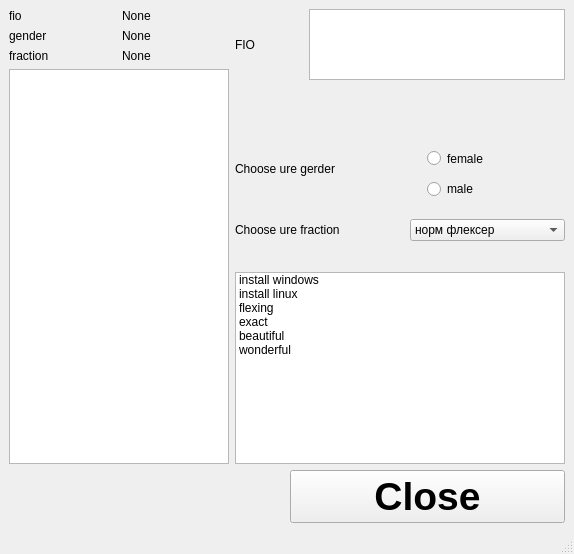
<?xml version="1.0" encoding="UTF-8"?>
<ui version="4.0">
 <class>MainWindow</class>
 <widget class="QMainWindow" name="MainWindow">
  <property name="enabled">
   <bool>true</bool>
  </property>
  <property name="geometry">
   <rect>
    <x>0</x>
    <y>0</y>
    <width>574</width>
    <height>554</height>
   </rect>
  </property>
  <property name="sizePolicy">
   <sizepolicy hsizetype="Expanding" vsizetype="Expanding">
    <horstretch>0</horstretch>
    <verstretch>0</verstretch>
   </sizepolicy>
  </property>
  <property name="maximumSize">
   <size>
    <width>574</width>
    <height>554</height>
   </size>
  </property>
  <property name="baseSize">
   <size>
    <width>574</width>
    <height>200</height>
   </size>
  </property>
  <property name="windowTitle">
   <string>MainWindow</string>
  </property>
  <property name="styleSheet">
   <string notr="true"/>
  </property>
  <widget class="QWidget" name="centralwidget">
   <layout class="QGridLayout" name="gridLayout">
    <item row="0" column="0">
     <layout class="QVBoxLayout" name="verticalLayout_9">
      <item>
       <layout class="QVBoxLayout" name="verticalLayout_8">
        <item>
         <layout class="QHBoxLayout" name="horizontalLayout_5">
          <item>
           <layout class="QVBoxLayout" name="verticalLayout_7">
            <item>
             <layout class="QHBoxLayout" name="horizontalLayout_4">
              <item>
               <layout class="QVBoxLayout" name="verticalLayout_5">
                <item>
                 <widget class="QLabel" name="label_4">
                  <property name="sizePolicy">
                   <sizepolicy hsizetype="Preferred" vsizetype="Preferred">
                    <horstretch>0</horstretch>
                    <verstretch>0</verstretch>
                   </sizepolicy>
                  </property>
                  <property name="text">
                   <string>fio</string>
                  </property>
                 </widget>
                </item>
                <item>
                 <widget class="QLabel" name="label_2">
                  <property name="sizePolicy">
                   <sizepolicy hsizetype="Preferred" vsizetype="Preferred">
                    <horstretch>0</horstretch>
                    <verstretch>0</verstretch>
                   </sizepolicy>
                  </property>
                  <property name="text">
                   <string>gender</string>
                  </property>
                 </widget>
                </item>
                <item>
                 <widget class="QLabel" name="label_8">
                  <property name="text">
                   <string>fraction</string>
                  </property>
                 </widget>
                </item>
               </layout>
              </item>
              <item>
               <layout class="QVBoxLayout" name="verticalLayout_6">
                <property name="spacing">
                 <number>6</number>
                </property>
                <property name="sizeConstraint">
                 <enum>QLayout::SetMaximumSize</enum>
                </property>
                <property name="leftMargin">
                 <number>0</number>
                </property>
                <property name="rightMargin">
                 <number>0</number>
                </property>
                <property name="bottomMargin">
                 <number>0</number>
                </property>
                <item>
                 <widget class="QLabel" name="label_5">
                  <property name="text">
                   <string>None</string>
                  </property>
                 </widget>
                </item>
                <item>
                 <widget class="QLabel" name="label_3">
                  <property name="text">
                   <string>None</string>
                  </property>
                 </widget>
                </item>
                <item>
                 <widget class="QLabel" name="label_9">
                  <property name="text">
                   <string>None</string>
                  </property>
                 </widget>
                </item>
               </layout>
              </item>
             </layout>
            </item>
            <item>
             <widget class="QListWidget" name="listWidget_2"/>
            </item>
           </layout>
          </item>
          <item>
           <layout class="QVBoxLayout" name="verticalLayout_4">
            <property name="spacing">
             <number>15</number>
            </property>
            <item>
             <layout class="QVBoxLayout" name="verticalLayout_2">
              <property name="spacing">
               <number>54</number>
              </property>
              <item>
               <layout class="QHBoxLayout" name="horizontalLayout">
                <item>
                 <widget class="QLabel" name="label">
                  <property name="text">
                   <string>FIO</string>
                  </property>
                 </widget>
                </item>
                <item>
                 <widget class="QTextEdit" name="textEdit">
                  <property name="sizePolicy">
                   <sizepolicy hsizetype="Fixed" vsizetype="Ignored">
                    <horstretch>0</horstretch>
                    <verstretch>0</verstretch>
                   </sizepolicy>
                  </property>
                 </widget>
                </item>
               </layout>
              </item>
              <item>
               <layout class="QHBoxLayout" name="horizontalLayout_2">
                <item>
                 <widget class="QLabel" name="label_6">
                  <property name="text">
                   <string>Choose ure gerder</string>
                  </property>
                 </widget>
                </item>
                <item>
                 <layout class="QVBoxLayout" name="verticalLayout">
                  <property name="spacing">
                   <number>0</number>
                  </property>
                  <property name="topMargin">
                   <number>9</number>
                  </property>
                  <item>
                   <widget class="QRadioButton" name="radioButton">
                    <property name="sizePolicy">
                     <sizepolicy hsizetype="Minimum" vsizetype="Minimum">
                      <horstretch>0</horstretch>
                      <verstretch>0</verstretch>
                     </sizepolicy>
                    </property>
                    <property name="text">
                     <string>female</string>
                    </property>
                   </widget>
                  </item>
                  <item>
                   <widget class="QRadioButton" name="radioButton_2">
                    <property name="sizePolicy">
                     <sizepolicy hsizetype="Minimum" vsizetype="Minimum">
                      <horstretch>0</horstretch>
                      <verstretch>0</verstretch>
                     </sizepolicy>
                    </property>
                    <property name="text">
                     <string>male</string>
                    </property>
                   </widget>
                  </item>
                 </layout>
                </item>
               </layout>
              </item>
             </layout>
            </item>
            <item>
             <layout class="QVBoxLayout" name="verticalLayout_3">
              <property name="spacing">
               <number>31</number>
              </property>
              <item>
               <layout class="QHBoxLayout" name="horizontalLayout_3">
                <item>
                 <widget class="QLabel" name="label_7">
                  <property name="text">
                   <string>Choose ure fraction</string>
                  </property>
                 </widget>
                </item>
                <item>
                 <widget class="QComboBox" name="comboBox">
                  <item>
                   <property name="text">
                    <string>норм флексер</string>
                   </property>
                  </item>
                  <item>
                   <property name="text">
                    <string>мемодел</string>
                   </property>
                  </item>
                  <item>
                   <property name="text">
                    <string>мамкин прогромист</string>
                   </property>
                  </item>
                  <item>
                   <property name="text">
                    <string>дамподел</string>
                   </property>
                  </item>
                  <item>
                   <property name="text">
                    <string>горесборщик</string>
                   </property>
                  </item>
                  <item>
                   <property name="text">
                    <string>эникейщик</string>
                   </property>
                  </item>
                  <item>
                   <property name="text">
                    <string>компукторный мастер</string>
                   </property>
                  </item>
                  <item>
                   <property name="text">
                    <string>колбастер</string>
                   </property>
                  </item>
                  <item>
                   <property name="text">
                    <string>блокбастер</string>
                   </property>
                  </item>
                  <item>
                   <property name="text">
                    <string>сосистер</string>
                   </property>
                  </item>
                  <item>
                   <property name="text">
                    <string>грандмастер</string>
                   </property>
                  </item>
                 </widget>
                </item>
               </layout>
              </item>
              <item>
               <widget class="QListWidget" name="listWidget">
                <property name="sizePolicy">
                 <sizepolicy hsizetype="Preferred" vsizetype="Preferred">
                  <horstretch>0</horstretch>
                  <verstretch>0</verstretch>
                 </sizepolicy>
                </property>
                <item>
                 <property name="text">
                  <string>install windows</string>
                 </property>
                </item>
                <item>
                 <property name="text">
                  <string>install linux</string>
                 </property>
                </item>
                <item>
                 <property name="text">
                  <string>flexing</string>
                 </property>
                </item>
                <item>
                 <property name="text">
                  <string>exact</string>
                 </property>
                </item>
                <item>
                 <property name="text">
                  <string>beautiful</string>
                 </property>
                </item>
                <item>
                 <property name="text">
                  <string>wonderful</string>
                 </property>
                </item>
               </widget>
              </item>
             </layout>
            </item>
           </layout>
          </item>
         </layout>
        </item>
       </layout>
      </item>
      <item>
       <layout class="QHBoxLayout" name="horizontalLayout_6">
        <item>
         <widget class="QLabel" name="label_10">
          <property name="text">
           <string/>
          </property>
          <property name="pixmap">
           <pixmap resource="hype.qrc">:/C:/Users/SAS/Desktop/hype.png</pixmap>
          </property>
         </widget>
        </item>
        <item>
         <widget class="QPushButton" name="pushButton">
          <property name="sizePolicy">
           <sizepolicy hsizetype="Minimum" vsizetype="Minimum">
            <horstretch>0</horstretch>
            <verstretch>0</verstretch>
           </sizepolicy>
          </property>
          <property name="font">
           <font>
            <pointsize>29</pointsize>
            <weight>75</weight>
            <bold>true</bold>
           </font>
          </property>
          <property name="text">
           <string>Close</string>
          </property>
         </widget>
        </item>
       </layout>
      </item>
     </layout>
    </item>
   </layout>
  </widget>
  <widget class="QMenuBar" name="menubar">
   <property name="geometry">
    <rect>
     <x>0</x>
     <y>0</y>
     <width>574</width>
     <height>21</height>
    </rect>
   </property>
  </widget>
  <widget class="QStatusBar" name="statusbar"/>
 </widget>
 <resources>
  <include location="hype.qrc"/>
 </resources>
 <connections>
  <connection>
   <sender>pushButton</sender>
   <signal>clicked()</signal>
   <receiver>MainWindow</receiver>
   <slot>close()</slot>
   <hints>
    <hint type="sourcelabel">
     <x>290</x>
     <y>556</y>
    </hint>
    <hint type="destinationlabel">
     <x>399</x>
     <y>299</y>
    </hint>
   </hints>
  </connection>
 </connections>
</ui>
